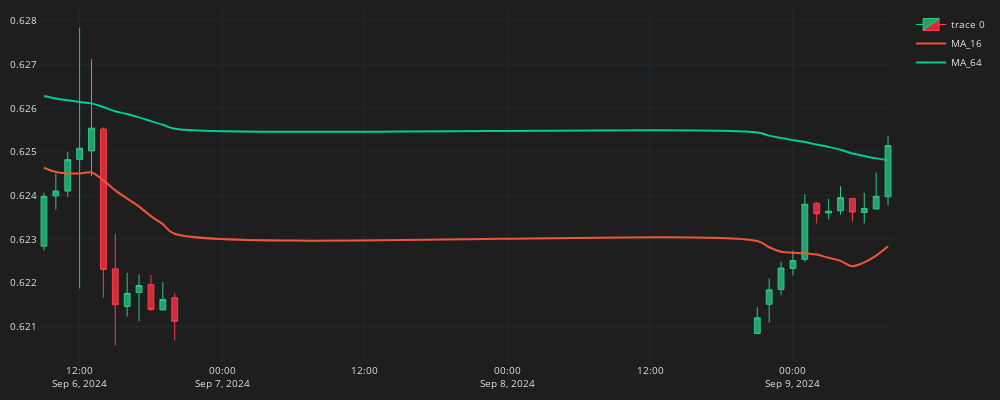

Notebook code for this chart:
### Code cell
fig = go.Figure()
fig.add_trace(go.Candlestick(
    x=df_plot.time, open=df_plot.mid_o, high=df_plot.mid_h, low=df_plot.mid_l, close=df_plot.mid_c,
    line=dict(width=1), opacity=1,
    increasing_fillcolor="#24A06B", 
    decreasing_fillcolor="#CC2E3C", 
    increasing_line_color = "#2EC886", 
    decreasing_line_color = "#FF3A4C"

))
for ma in ma_list:
    col = f"MA_{ma}"
    fig.add_trace(go.Scatter(x=df_plot.time, 
        y=df_plot[col], 
        line=dict(width=2), 
        line_shape='spline', 
        name=col))
fig.update_layout(width=1000, height=400, 
    margin=dict(l=10, r=10, t=10, b=10),
    font=dict(size=10, color="#e1e1e1"),
    paper_bgcolor="#1e1e1e", plot_bgcolor="#1e1e1e")
fig.update_xaxes(gridcolor="#1f292f", fixedrange=True, showgrid=True, rangeslider=dict(visible=False))
fig.update_yaxes(gridcolor="#1f292f", showgrid=True)


fig.show()
